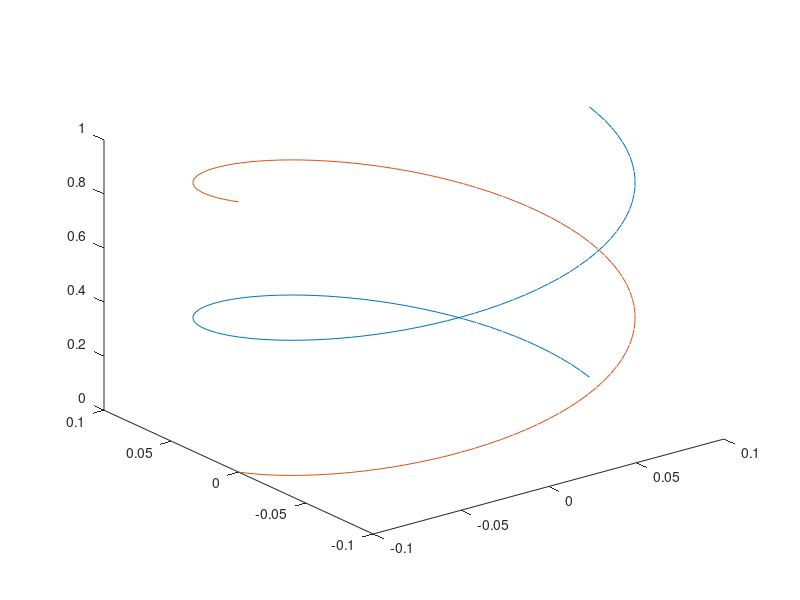

This figure's MATLAB source:
d=0.2
h=1

t1 = 2*pi*[0:0.01:1];
t2 = 2*pi*[-.5:0.01:0.5];

z = h*t1/(2*pi);
y1=(d/2)*sin(t1);
x1=(d/2)*cos(t1);
y2=(d/2)*sin(t2);
x2=(d/2)*cos(t2);

plot3(x1,y1,z);
hold on
plot3(x2,y2,z);

fname1 = 'spiral1.jou'
fid1 = fopen(fname1,'w');
fname2 = 'spiral2.jou'
fid2 = fopen(fname2,'w');
if (fid1 < 0) error(['can not open ',fname1]), end
if (fid2 < 0) error(['can not open ',fname2]), end

for (i=1 : length(t1))
   fprintf(fid1,'vertex create coordinates %e %e %e\n',x1(i),y1(i),z(i));
   fprintf(fid2,'vertex create coordinates %e %e %e\n',x2(i),y2(i),z(i));
end

fclose(fid1);
fclose(fid2);

